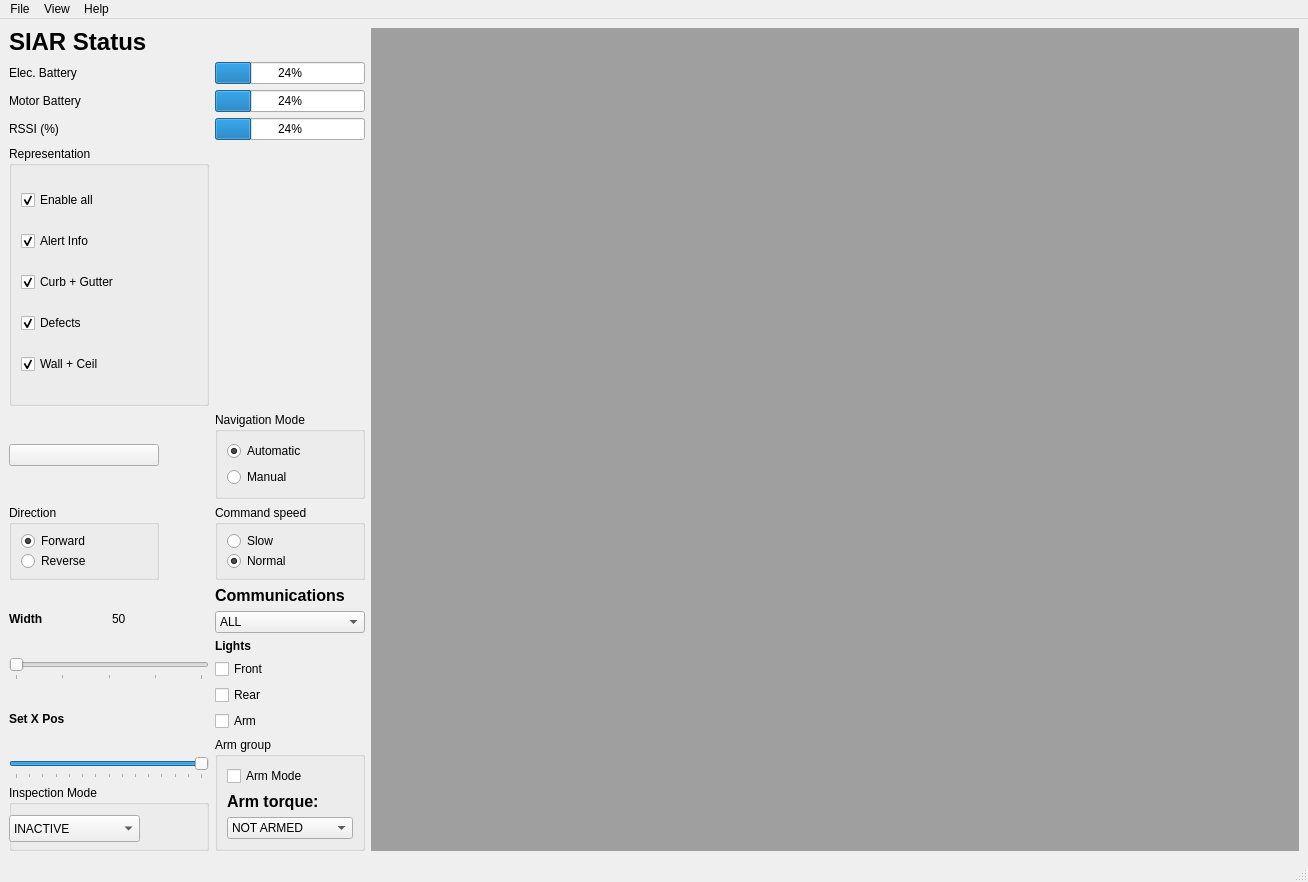
<?xml version="1.0" encoding="UTF-8"?>
<ui version="4.0">
 <class>MainWindow</class>
 <widget class="QMainWindow" name="MainWindow">
  <property name="geometry">
   <rect>
    <x>0</x>
    <y>0</y>
    <width>1308</width>
    <height>882</height>
   </rect>
  </property>
  <property name="windowTitle">
   <string>MainWindow</string>
  </property>
  <widget class="QWidget" name="centralwidget">
   <layout class="QHBoxLayout" name="horizontalLayout_2">
    <item>
     <layout class="QVBoxLayout" name="verticalLayout_6">
      <item>
       <widget class="QLabel" name="label">
        <property name="maximumSize">
         <size>
          <width>16777215</width>
          <height>28</height>
         </size>
        </property>
        <property name="font">
         <font>
          <pointsize>18</pointsize>
          <weight>75</weight>
          <bold>true</bold>
         </font>
        </property>
        <property name="text">
         <string>SIAR Status</string>
        </property>
       </widget>
      </item>
      <item>
       <layout class="QGridLayout" name="gridLayout">
        <item row="6" column="0">
         <widget class="QGroupBox" name="groupBox_2">
          <property name="maximumSize">
           <size>
            <width>150</width>
            <height>75</height>
           </size>
          </property>
          <property name="title">
           <string>Direction</string>
          </property>
          <layout class="QVBoxLayout" name="verticalLayout_3">
           <item>
            <widget class="QRadioButton" name="radioButton_forward">
             <property name="maximumSize">
              <size>
               <width>150</width>
               <height>16777215</height>
              </size>
             </property>
             <property name="text">
              <string>Forward</string>
             </property>
             <property name="checked">
              <bool>true</bool>
             </property>
            </widget>
           </item>
           <item>
            <widget class="QRadioButton" name="radioButton_reverse">
             <property name="maximumSize">
              <size>
               <width>150</width>
               <height>16777215</height>
              </size>
             </property>
             <property name="text">
              <string>Reverse</string>
             </property>
            </widget>
           </item>
          </layout>
         </widget>
        </item>
        <item row="2" column="0">
         <widget class="QLabel" name="label_4">
          <property name="maximumSize">
           <size>
            <width>150</width>
            <height>16777215</height>
           </size>
          </property>
          <property name="text">
           <string>Motor Battery</string>
          </property>
         </widget>
        </item>
        <item row="7" column="1">
         <layout class="QVBoxLayout" name="verticalLayout_8">
          <item>
           <widget class="QLabel" name="label_siar_arm">
            <property name="font">
             <font>
              <pointsize>12</pointsize>
              <weight>75</weight>
              <bold>true</bold>
             </font>
            </property>
            <property name="text">
             <string>Communications</string>
            </property>
           </widget>
          </item>
          <item>
           <widget class="QComboBox" name="comboBox_communications">
            <item>
             <property name="text">
              <string>ALL</string>
             </property>
            </item>
            <item>
             <property name="text">
              <string>DISABLE DEPTH</string>
             </property>
            </item>
            <item>
             <property name="text">
              <string>ONLY TELEOP</string>
             </property>
            </item>
           </widget>
          </item>
          <item>
           <widget class="QLabel" name="label_6">
            <property name="maximumSize">
             <size>
              <width>150</width>
              <height>22</height>
             </size>
            </property>
            <property name="text">
             <string>&lt;html&gt;&lt;head/&gt;&lt;body&gt;&lt;p&gt;&lt;span style=&quot; font-weight:600;&quot;&gt;Lights&lt;/span&gt;&lt;/p&gt;&lt;/body&gt;&lt;/html&gt;</string>
            </property>
           </widget>
          </item>
          <item>
           <widget class="QCheckBox" name="checkBox_front">
            <property name="maximumSize">
             <size>
              <width>150</width>
              <height>22</height>
             </size>
            </property>
            <property name="text">
             <string>Front</string>
            </property>
           </widget>
          </item>
          <item>
           <widget class="QCheckBox" name="checkBox_rear">
            <property name="maximumSize">
             <size>
              <width>150</width>
              <height>22</height>
             </size>
            </property>
            <property name="text">
             <string>Rear</string>
            </property>
           </widget>
          </item>
          <item>
           <widget class="QCheckBox" name="checkBox_arm">
            <property name="enabled">
             <bool>true</bool>
            </property>
            <property name="maximumSize">
             <size>
              <width>150</width>
              <height>22</height>
             </size>
            </property>
            <property name="text">
             <string>Arm</string>
            </property>
            <property name="checkable">
             <bool>true</bool>
            </property>
           </widget>
          </item>
          <item>
           <widget class="QGroupBox" name="groupBox_5">
            <property name="title">
             <string>Arm group</string>
            </property>
            <layout class="QVBoxLayout" name="verticalLayout_5">
             <item>
              <widget class="QCheckBox" name="checkBox_arm_mode">
               <property name="text">
                <string>Arm Mode</string>
               </property>
              </widget>
             </item>
             <item>
              <widget class="QLabel" name="label_8">
               <property name="font">
                <font>
                 <pointsize>12</pointsize>
                 <weight>75</weight>
                 <bold>true</bold>
                </font>
               </property>
               <property name="text">
                <string>Arm torque:</string>
               </property>
              </widget>
             </item>
             <item>
              <widget class="QComboBox" name="comboBox_arm_torque">
               <item>
                <property name="text">
                 <string>NOT ARMED</string>
                </property>
               </item>
               <item>
                <property name="text">
                 <string>BRAKE</string>
                </property>
               </item>
               <item>
                <property name="text">
                 <string>ARMED</string>
                </property>
               </item>
              </widget>
             </item>
            </layout>
           </widget>
          </item>
         </layout>
        </item>
        <item row="2" column="1">
         <widget class="QProgressBar" name="progressBar_5_motor_bat">
          <property name="maximumSize">
           <size>
            <width>150</width>
            <height>16777215</height>
           </size>
          </property>
          <property name="value">
           <number>24</number>
          </property>
         </widget>
        </item>
        <item row="1" column="0">
         <widget class="QLabel" name="label_3">
          <property name="maximumSize">
           <size>
            <width>150</width>
            <height>16777215</height>
           </size>
          </property>
          <property name="text">
           <string>Elec. Battery</string>
          </property>
         </widget>
        </item>
        <item row="3" column="1">
         <widget class="QProgressBar" name="progressBar_rssi">
          <property name="maximumSize">
           <size>
            <width>150</width>
            <height>16777215</height>
           </size>
          </property>
          <property name="value">
           <number>24</number>
          </property>
         </widget>
        </item>
        <item row="6" column="1">
         <widget class="QGroupBox" name="groupBox_3">
          <property name="maximumSize">
           <size>
            <width>150</width>
            <height>75</height>
           </size>
          </property>
          <property name="title">
           <string>Command speed</string>
          </property>
          <layout class="QVBoxLayout" name="verticalLayout_4">
           <item>
            <widget class="QRadioButton" name="radioButton_slow">
             <property name="maximumSize">
              <size>
               <width>150</width>
               <height>16777215</height>
              </size>
             </property>
             <property name="text">
              <string>Slow</string>
             </property>
            </widget>
           </item>
           <item>
            <widget class="QRadioButton" name="radioButton_normal">
             <property name="maximumSize">
              <size>
               <width>150</width>
               <height>16777215</height>
              </size>
             </property>
             <property name="text">
              <string>Normal</string>
             </property>
             <property name="checked">
              <bool>true</bool>
             </property>
            </widget>
           </item>
          </layout>
         </widget>
        </item>
        <item row="4" column="1">
         <widget class="QwtDial" name="Dial_speed" native="true">
          <property name="lineWidth" stdset="0">
           <number>4</number>
          </property>
         </widget>
        </item>
        <item row="7" column="0">
         <layout class="QVBoxLayout" name="verticalLayout_7">
          <item>
           <layout class="QHBoxLayout" name="horizontalLayout">
            <item>
             <widget class="QLabel" name="label_5">
              <property name="maximumSize">
               <size>
                <width>200</width>
                <height>22</height>
               </size>
              </property>
              <property name="text">
               <string>&lt;html&gt;&lt;head/&gt;&lt;body&gt;&lt;p&gt;&lt;span style=&quot; font-weight:600;&quot;&gt;Width&lt;/span&gt;&lt;/p&gt;&lt;/body&gt;&lt;/html&gt;</string>
              </property>
             </widget>
            </item>
            <item>
             <widget class="QLabel" name="label_width">
              <property name="text">
               <string>50</string>
              </property>
             </widget>
            </item>
           </layout>
          </item>
          <item>
           <widget class="QSlider" name="horizontalSlider_width_indicator">
            <property name="enabled">
             <bool>false</bool>
            </property>
            <property name="maximumSize">
             <size>
              <width>200</width>
              <height>22</height>
             </size>
            </property>
            <property name="minimum">
             <number>50</number>
            </property>
            <property name="maximum">
             <number>70</number>
            </property>
            <property name="orientation">
             <enum>Qt::Horizontal</enum>
            </property>
            <property name="invertedAppearance">
             <bool>false</bool>
            </property>
            <property name="tickPosition">
             <enum>QSlider::TicksBelow</enum>
            </property>
            <property name="tickInterval">
             <number>5</number>
            </property>
           </widget>
          </item>
          <item>
           <widget class="QLabel" name="label_7">
            <property name="font">
             <font>
              <weight>75</weight>
              <bold>true</bold>
             </font>
            </property>
            <property name="text">
             <string>Set X Pos</string>
            </property>
           </widget>
          </item>
          <item>
           <widget class="QSlider" name="horizontalSlider_width_indicator_2">
            <property name="enabled">
             <bool>true</bool>
            </property>
            <property name="maximumSize">
             <size>
              <width>200</width>
              <height>22</height>
             </size>
            </property>
            <property name="mouseTracking">
             <bool>false</bool>
            </property>
            <property name="minimum">
             <number>-14</number>
            </property>
            <property name="maximum">
             <number>14</number>
            </property>
            <property name="value">
             <number>14</number>
            </property>
            <property name="orientation">
             <enum>Qt::Horizontal</enum>
            </property>
            <property name="invertedAppearance">
             <bool>false</bool>
            </property>
            <property name="invertedControls">
             <bool>false</bool>
            </property>
            <property name="tickPosition">
             <enum>QSlider::TicksBelow</enum>
            </property>
            <property name="tickInterval">
             <number>2</number>
            </property>
           </widget>
          </item>
          <item>
           <widget class="QGroupBox" name="groupBox_6">
            <property name="title">
             <string>Inspection Mode</string>
            </property>
            <widget class="QComboBox" name="comboBox_inspection">
             <property name="geometry">
              <rect>
               <x>0</x>
               <y>30</y>
               <width>131</width>
               <height>27</height>
              </rect>
             </property>
             <item>
              <property name="text">
               <string>INACTIVE</string>
              </property>
             </item>
             <item>
              <property name="text">
               <string>ALL</string>
              </property>
             </item>
             <item>
              <property name="text">
               <string>SERVICEABILITY</string>
              </property>
             </item>
             <item>
              <property name="text">
               <string>STRUCTURAL</string>
              </property>
             </item>
            </widget>
           </widget>
          </item>
         </layout>
        </item>
        <item row="5" column="1">
         <widget class="QGroupBox" name="groupBox">
          <property name="maximumSize">
           <size>
            <width>150</width>
            <height>16777215</height>
           </size>
          </property>
          <property name="title">
           <string>Navigation Mode</string>
          </property>
          <property name="checkable">
           <bool>false</bool>
          </property>
          <layout class="QVBoxLayout" name="verticalLayout_2">
           <item>
            <widget class="QRadioButton" name="radioButton_automatic">
             <property name="enabled">
              <bool>true</bool>
             </property>
             <property name="maximumSize">
              <size>
               <width>150</width>
               <height>16777215</height>
              </size>
             </property>
             <property name="mouseTracking">
              <bool>false</bool>
             </property>
             <property name="text">
              <string>Automatic</string>
             </property>
             <property name="checkable">
              <bool>true</bool>
             </property>
             <property name="checked">
              <bool>true</bool>
             </property>
            </widget>
           </item>
           <item>
            <widget class="QRadioButton" name="radioButton_manual">
             <property name="maximumSize">
              <size>
               <width>150</width>
               <height>16777215</height>
              </size>
             </property>
             <property name="mouseTracking">
              <bool>false</bool>
             </property>
             <property name="text">
              <string>Manual</string>
             </property>
             <property name="checkable">
              <bool>true</bool>
             </property>
             <property name="checked">
              <bool>false</bool>
             </property>
            </widget>
           </item>
          </layout>
         </widget>
        </item>
        <item row="1" column="1">
         <widget class="QProgressBar" name="progressBar_4_elec_bat">
          <property name="maximumSize">
           <size>
            <width>150</width>
            <height>16777215</height>
           </size>
          </property>
          <property name="value">
           <number>24</number>
          </property>
         </widget>
        </item>
        <item row="4" column="0">
         <widget class="QGroupBox" name="groupBox_4">
          <property name="title">
           <string>Representation</string>
          </property>
          <layout class="QVBoxLayout" name="verticalLayout">
           <item>
            <widget class="QCheckBox" name="checkBox_enable_all">
             <property name="text">
              <string>Enable all</string>
             </property>
             <property name="checked">
              <bool>true</bool>
             </property>
            </widget>
           </item>
           <item>
            <widget class="QCheckBox" name="checkBox">
             <property name="text">
              <string>Alert Info</string>
             </property>
             <property name="checked">
              <bool>true</bool>
             </property>
            </widget>
           </item>
           <item>
            <widget class="QCheckBox" name="checkBox_Curb">
             <property name="text">
              <string>Curb + Gutter</string>
             </property>
             <property name="checked">
              <bool>true</bool>
             </property>
            </widget>
           </item>
           <item>
            <widget class="QCheckBox" name="checkBox_Defects">
             <property name="text">
              <string>Defects</string>
             </property>
             <property name="checked">
              <bool>true</bool>
             </property>
            </widget>
           </item>
           <item>
            <widget class="QCheckBox" name="checkBox_Wall">
             <property name="text">
              <string>Wall + Ceil</string>
             </property>
             <property name="checked">
              <bool>true</bool>
             </property>
            </widget>
           </item>
          </layout>
         </widget>
        </item>
        <item row="5" column="0">
         <widget class="QPushButton" name="emergencyButton">
          <property name="maximumSize">
           <size>
            <width>150</width>
            <height>16777215</height>
           </size>
          </property>
          <property name="text">
           <string/>
          </property>
          <property name="icon">
           <iconset>
            <normaloff>../../../../../../../../../../../../../../.designer/icons/emer_stop.jpeg</normaloff>../../../../../../../../../../../../../../.designer/icons/emer_stop.jpeg</iconset>
          </property>
          <property name="iconSize">
           <size>
            <width>100</width>
            <height>100</height>
           </size>
          </property>
         </widget>
        </item>
        <item row="3" column="0">
         <widget class="QLabel" name="label_2">
          <property name="maximumSize">
           <size>
            <width>150</width>
            <height>16777215</height>
           </size>
          </property>
          <property name="text">
           <string>RSSI (%)</string>
          </property>
         </widget>
        </item>
       </layout>
      </item>
     </layout>
    </item>
    <item>
     <widget class="QMdiArea" name="mdiArea"/>
    </item>
   </layout>
  </widget>
  <widget class="QMenuBar" name="menubar">
   <property name="geometry">
    <rect>
     <x>0</x>
     <y>0</y>
     <width>1308</width>
     <height>25</height>
    </rect>
   </property>
   <widget class="QMenu" name="menuFile">
    <property name="title">
     <string>File</string>
    </property>
    <addaction name="actionLoad_Graph"/>
   </widget>
   <widget class="QMenu" name="menuHelp">
    <property name="title">
     <string>Help</string>
    </property>
    <addaction name="separator"/>
    <addaction name="actionControls"/>
    <addaction name="separator"/>
    <addaction name="actionAbout"/>
   </widget>
   <widget class="QMenu" name="menuView">
    <property name="title">
     <string>View</string>
    </property>
    <addaction name="actionExploration"/>
    <addaction name="actionAlert"/>
    <addaction name="actionServiceability"/>
    <addaction name="actionInspection"/>
   </widget>
   <addaction name="menuFile"/>
   <addaction name="menuView"/>
   <addaction name="menuHelp"/>
  </widget>
  <widget class="QStatusBar" name="statusbar"/>
  <action name="actionAbout">
   <property name="text">
    <string>About</string>
   </property>
  </action>
  <action name="actionLoad_Graph">
   <property name="text">
    <string>Save Log</string>
   </property>
  </action>
  <action name="actionExploration">
   <property name="text">
    <string>Exploration</string>
   </property>
  </action>
  <action name="actionAlert">
   <property name="text">
    <string>Mission</string>
   </property>
  </action>
  <action name="actionServiceability">
   <property name="text">
    <string>Serviceability</string>
   </property>
   <property name="shortcut">
    <string>Ctrl+D, Ctrl+S</string>
   </property>
  </action>
  <action name="actionInspection">
   <property name="text">
    <string>Inspection</string>
   </property>
  </action>
  <action name="actionControls">
   <property name="text">
    <string>Controls</string>
   </property>
  </action>
 </widget>
 <customwidgets>
  <customwidget>
   <class>QwtDial</class>
   <extends>QWidget</extends>
   <header>qwt_dial.h</header>
  </customwidget>
 </customwidgets>
 <resources/>
 <connections>
  <connection>
   <sender>checkBox_enable_all</sender>
   <signal>toggled(bool)</signal>
   <receiver>checkBox_Curb</receiver>
   <slot>setChecked(bool)</slot>
   <hints>
    <hint type="sourcelabel">
     <x>89</x>
     <y>210</y>
    </hint>
    <hint type="destinationlabel">
     <x>89</x>
     <y>290</y>
    </hint>
   </hints>
  </connection>
  <connection>
   <sender>checkBox_enable_all</sender>
   <signal>toggled(bool)</signal>
   <receiver>checkBox_Defects</receiver>
   <slot>setChecked(bool)</slot>
   <hints>
    <hint type="sourcelabel">
     <x>89</x>
     <y>210</y>
    </hint>
    <hint type="destinationlabel">
     <x>89</x>
     <y>330</y>
    </hint>
   </hints>
  </connection>
  <connection>
   <sender>checkBox_enable_all</sender>
   <signal>toggled(bool)</signal>
   <receiver>checkBox_Wall</receiver>
   <slot>setChecked(bool)</slot>
   <hints>
    <hint type="sourcelabel">
     <x>89</x>
     <y>210</y>
    </hint>
    <hint type="destinationlabel">
     <x>89</x>
     <y>370</y>
    </hint>
   </hints>
  </connection>
  <connection>
   <sender>checkBox_enable_all</sender>
   <signal>toggled(bool)</signal>
   <receiver>checkBox</receiver>
   <slot>setChecked(bool)</slot>
   <hints>
    <hint type="sourcelabel">
     <x>89</x>
     <y>210</y>
    </hint>
    <hint type="destinationlabel">
     <x>89</x>
     <y>250</y>
    </hint>
   </hints>
  </connection>
 </connections>
</ui>
